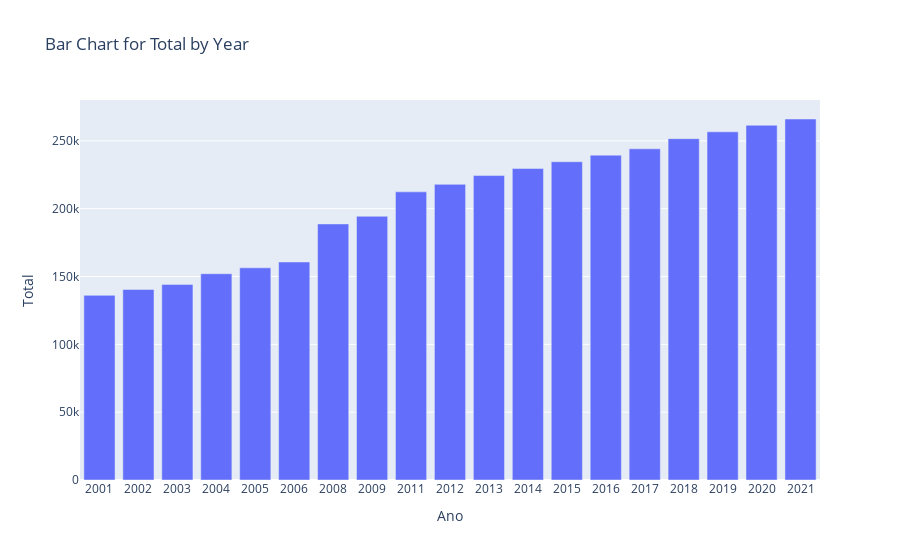

Source (notebook cell):
### Code cell
fig = px.bar(df_dados_pop, x='Ano', y='Total', title='Bar Chart for Total by Year')

fig

### Figure 1 — Plotly figure (JSON) as saved in the notebook; plotly's stock layout.template omitted (floating-point values rounded to 4 significant figures)
{"data": [{"alignmentgroup": "True", "hovertemplate": "Ano=%{x}<br>Total=%{y}<extra></extra>", "legendgroup": "", "marker": {"color": "#636efa", "pattern": {"shape": ""}}, "name": "", "offsetgroup": "", "orientation": "v", "showlegend": false, "textposition": "auto", "type": "bar", "x": ["2001", "2002", "2003", "2004", "2005", "2006", "2008", "2009", "2011", "2012", "2013", "2014", "2015", "2016", "2017", "2018", "2019", "2020", "2021"], "xaxis": "x", "y": [136145, 140466, 144207, 152063, 156410, 160725, 188787, 194413, 212433, 217951, 224442, 229624, 234628, 239471, 244139, 251631, 256672, 261501, 266136], "yaxis": "y"}], "layout": {"barmode": "relative", "legend": {"tracegroupgap": 0}, "title": {"text": "Bar Chart for Total by Year"}, "xaxis": {"anchor": "y", "domain": [0, 1], "title": {"text": "Ano"}}, "yaxis": {"anchor": "x", "domain": [0, 1], "title": {"text": "Total"}}}}
